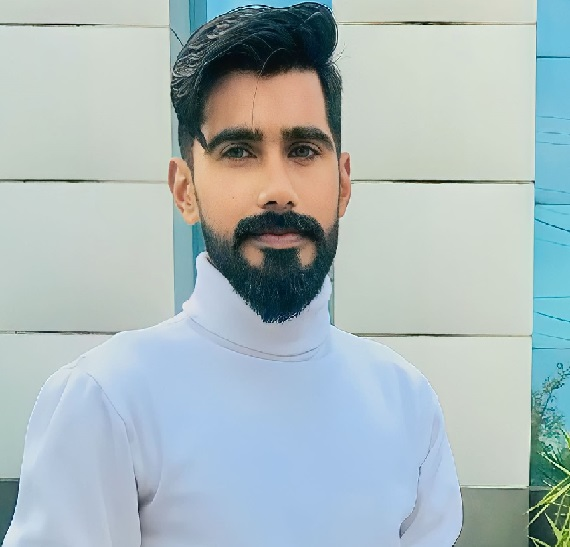
#> input picture img.jpeg, 570 x 547 px
$ jupyter execute cv.ipynb
#> lines starting #> are read from the running program, lines starting #| are printed output that depends on the picture; after the words box and inside, x2 and y2 are one past the last pixel; in counts of white or black regions, pixels touching at a corner belong together
[cell 1]
import cv2

[cell 2]
img = cv2.imread('img.jpeg')
#> img is the input picture: shape (547, 570, 3); mean B, G, R 187.5, 185.3, 170.3

[cell 3]
img.shape
#> Out = (547, 570, 3)

[cell 4]
gray_img= cv2.cvtColor(img,cv2.COLOR_BGR2GRAY)
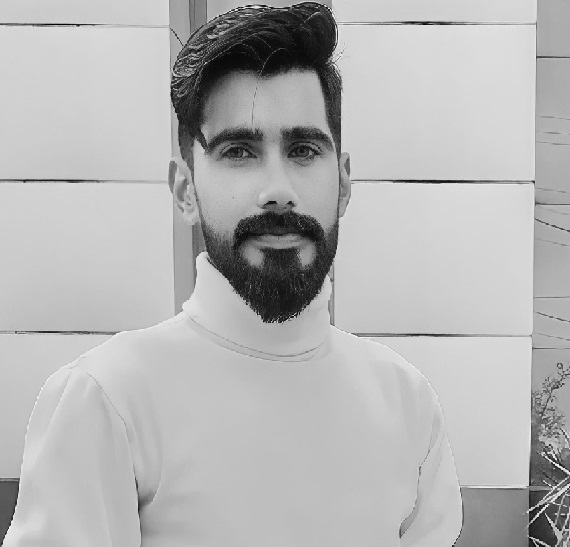
#> gray_img: shape (547, 570); min 1, max 252, mean 181

[cell 5]
gray_img.shape
#> Out = (547, 570)

[cell 6]
face_classifer = cv2.CascadeClassifier(
    cv2.data.haarcascades + "haarcascade_frontalface_default.xml"
)

[cell 7]
face= face_classifer.detectMultiScale(
    gray_img,scaleFactor=1.1 , minNeighbors=5, minSize=(40,40)
)
#> face = [[163, 67, 217, 217]]

[cell 8]
for (x,y,w,h ) in face:
    cv2.rectangle(img,(x,y),(x+w,y+h),(255,0,0),2)
#> this loop made 1 pass
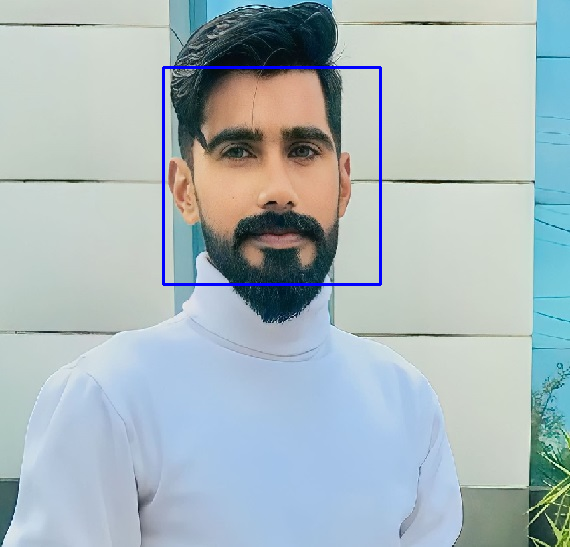
#> img: shape (547, 570, 3); 0.83% of pixels changed, all inside (x1, y1, x2, y2) = (162, 66, 382, 286)

[cell 9]
img_rgb = cv2.cvtColor(img,cv2.COLOR_BGR2RGB)
